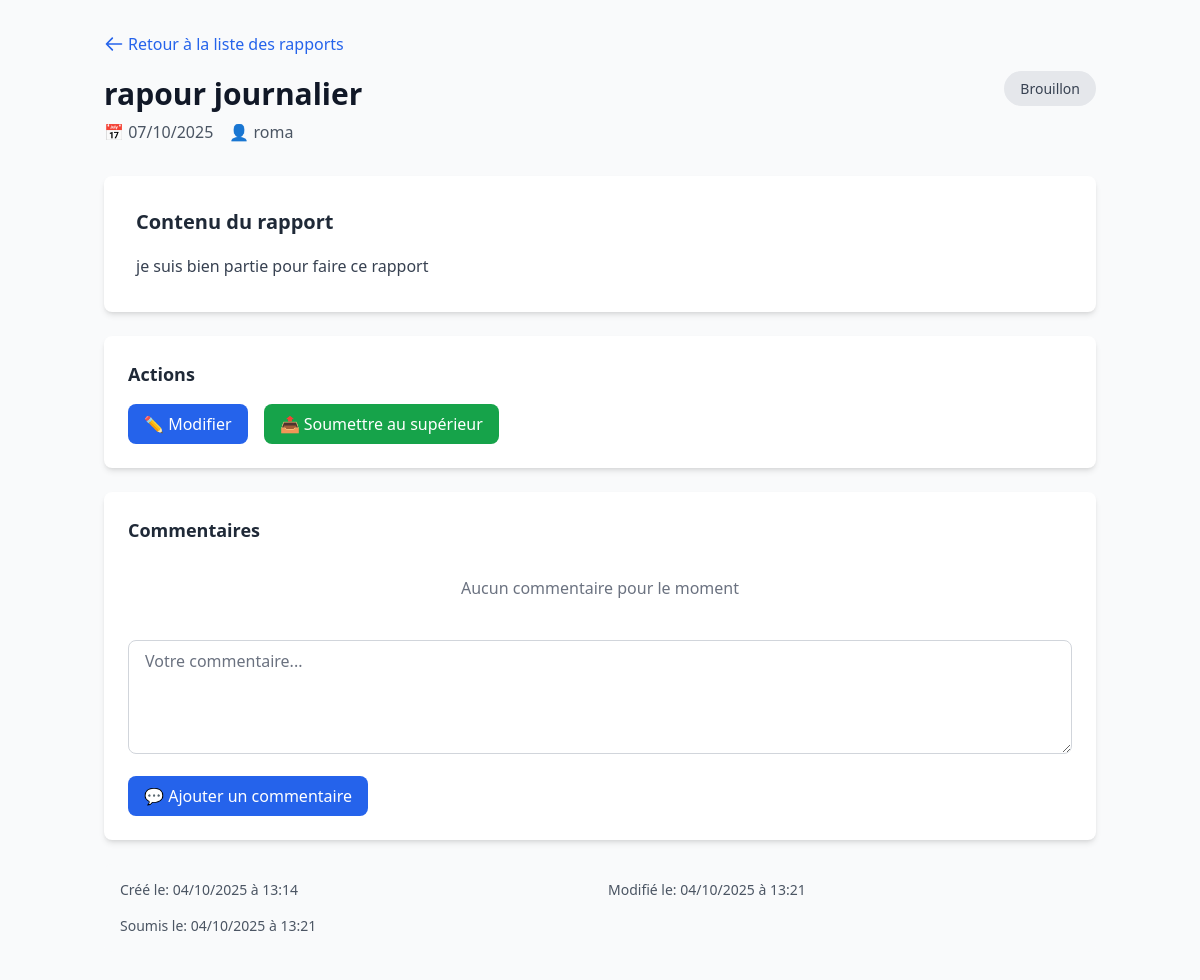
The page /gestions-budget/resumes/t57f1GTctMOkVxCOB8Ob/yYTd6ycezPXccq2Hd3dz4wMEH/ (signed in) on the database its author committed.
### resume/models.py (models this page shows, shortened)
class Resume(models.Model):
    pid = models.CharField(
        max_length=100,
        unique=True,
        help_text="Identifiant unique du rapport"
    )
    title = models.CharField(
        max_length=200,
        verbose_name='Titre'
    )
    content = RichTextField(
        verbose_name='Contenu du rapport',
        help_text='Décrivez les activités et réalisations de la journée',
        config_name='default'
    )
    date_resume = models.DateField(
        verbose_name='Date du rapport',
        help_text='Date de la journée rapportée'
    )
    status = models.CharField(
        max_length=20,
        choices=STATUS_CHOICES,
        default='draft',
        verbose_name='Statut'
    )
    budget_sheet = models.ForeignKey(
        BudgetSheet,
        on_delete=models.CASCADE,
        related_name='resumes',
        verbose_name='Feuille de budget'
    )
    author = models.ForeignKey(
        Profile,
        on_delete=models.CASCADE,
        related_name='resumes_authored',
        verbose_name='Auteur'
    )
    destinataire = models.ForeignKey(
        Profile,
        on_delete=models.SET_NULL,
        null=True,
        blank=True,
        related_name='resumes_received',
        verbose_name='Destinataire (supérieur)'
    )
    created_at = models.DateTimeField(auto_now_add=True)
    updated_at = models.DateTimeField(auto_now=True)
    submitted_at = models.DateTimeField(
        null=True,
        blank=True,
        verbose_name='Date de soumission'
    )
    validated_at = models.DateTimeField(
        null=True,
        blank=True,
        verbose_name='Date de validation'
    )
    class Meta:
        verbose_name = 'Rapport journalier'
        verbose_name_plural = 'Rapports journaliers'
        ordering = ['-date_resume', '-created_at']
        unique_together = ['author', 'budget_sheet', 'date_resume']

### customuser/models.py (models this page shows)
class Profile(models.Model):
    user = models.OneToOneField(Users, on_delete=models.CASCADE)
    bio = models.CharField(max_length=100, null=True, blank=True)
    pid = models.UUIDField(auto_created=True, default=uuid.uuid4, unique=True, editable=False)
    last_name = models.CharField(max_length=100, default="", blank=True , null=True)
    first_name = models.CharField(max_length=100, default="", blank=True , null=True)
    tel = models.CharField(max_length=25)
    tel2 = models.CharField(max_length=100, default="", blank=True , null=True)
    pays = models.CharField(max_length=100, default="", blank=True , null=True)
    ville = models.CharField(max_length=100, default="", blank=True , null=True)
    addresse = models.CharField(max_length=100, default="", blank=True , null=True)
    created_at = models.DateTimeField(auto_now_add=True)
    update_at = models.DateTimeField(auto_now=True)
    def __str__(self):
        return self.user.username

### resume/views.py (the view)
# urls.py: path('<str:pid_sheet>/<str:pid_resume>/', views.resume_detail, name='resume_detail'),
@login_required
def resume_detail(request, pid_sheet, pid_resume):
    budget_sheet = get_object_or_404(BudgetSheet, pid=pid_sheet)
    resume = get_object_or_404(Resume, pid=pid_resume, budget_sheet=budget_sheet)
    can_view = (
        resume.author == request.user.profile or
        resume.destinataire == request.user.profile or
        budget_sheet.user == request.user.profile
    )
    if not can_view:
        messages.error(request, "Vous n'avez pas accès à ce résumé.")
        return redirect('resume:resume_list', pid_sheet=pid_sheet)
    comment_form = CommentResumeForm()
    context = {
        'budget_sheet': budget_sheet,
        'resume': resume,
        'comment_form': comment_form,
        'can_validate': resume.destinataire == request.user.profile,
        'is_author': resume.author == request.user.profile,
    }
    return render(request, 'resume/resume_detail.html', context)

### resume/forms.py
class CommentResumeForm(forms.ModelForm):
    class Meta:
        model = CommentResume
        fields = ['content']
        widgets = {
            'content': forms.Textarea(attrs={
                'class': 'w-full px-4 py-2 border border-gray-300 rounded-lg focus:ring-2 focus:ring-blue-500 focus:border-transparent',
                'rows': 4,
                'placeholder': 'Votre commentaire...'
            }),
        }
        labels = {
            'content': 'Commentaire',
        }

### resume/templates/resume/resume_detail.html (shortened to what this page needs)
{% extends "resume/base.html" %}
{% load static %}
{% block resume_content %}
<div class="container mx-auto px-4 py-8 max-w-5xl" x-data="{ showEditSlide: false }">
    <div class="mb-4">
        <a href="{% url 'resume:resume_list' budget_sheet.pid %}"
           class="inline-flex items-center text-blue-600 hover:text-blue-800 hover:underline">
            <svg class="w-5 h-5 mr-1" fill="none" stroke="currentColor" viewBox="0 0 24 24">
                <path stroke-linecap="round" stroke-linejoin="round" stroke-width="2" d="M10 19l-7-7m0 0l7-7m-7 7h18"/>
            </svg>
            Retour à la liste des rapports
        </a>
    </div>
    <div class="mb-8">
        <div class="flex justify-between items-start">
            <div>
                <h1 class="text-3xl font-bold text-gray-900 mb-2">{{ resume.title }}</h1>
                <div class="flex items-center gap-4 text-gray-600">
                    <span>📅 {{ resume.date_resume|date:"d/m/Y" }}</span>
                    <span>👤 {{ resume.author }}</span>
                </div>
            </div>
            <div>
                <span class="px-4 py-2 rounded-full text-sm font-medium
                    {% if resume.status == 'draft' %}bg-gray-200 text-gray-700
                    {% elif resume.status == 'submitted' %}bg-yellow-200 text-yellow-800
                    {% elif resume.status == 'validated' %}bg-green-200 text-green-800
                    {% elif resume.status == 'rejected' %}bg-red-200 text-red-800
                    {% endif %}">
                    {{ resume.get_status_display }}
                </span>
            </div>
        </div>
    </div>
    <div class="bg-white rounded-lg shadow-md p-8 mb-6">
        <h2 class="text-xl font-semibold text-gray-800 mb-4">Contenu du rapport</h2>
        <div class="prose max-w-none text-gray-700">
            {{ resume.content|safe }}
        </div>
    </div>
    {% if is_author and resume.status == 'draft' %}
    <div class="bg-white rounded-lg shadow-md p-6 mb-6" x-data="{ showSubmitModal: false }">
        <h3 class="text-lg font-semibold text-gray-800 mb-4">Actions</h3>
        <div class="flex gap-4">
            <button @click="showEditSlide = true"
                    class="px-4 py-2 bg-blue-600 text-white rounded-lg hover:bg-blue-700 transition">
                ✏️ Modifier
            </button>
            <button @click="showSubmitModal = true"
                    class="px-4 py-2 bg-green-600 text-white rounded-lg hover:bg-green-700 transition">
                📤 Soumettre au supérieur
            </button>
        </div>
    </div>
    {% endif %}
    <div class="bg-white rounded-lg shadow-md p-6">
        <h3 class="text-lg font-semibold text-gray-800 mb-4">Commentaires</h3>
        <div class="space-y-4 mb-6" id="comments-list">
            {% for comment in resume.comments.all %}
            <div class="border-l-4 border-blue-500 pl-4 py-2">
                <div class="flex justify-between items-start mb-2">
                    <span class="font-medium text-gray-900">{{ comment.author }}</span>
                    <span class="text-sm text-gray-500">{{ comment.created_at|date:"d/m/Y H:i" }}</span>
                </div>
                <p class="text-gray-700">{{ comment.content|safe }}</p>
            </div>
            {% empty %}
            <p class="text-gray-500 text-center py-4">Aucun commentaire pour le moment</p>
            {% endfor %}
        </div>
        <form method="post" action="{% url 'resume:comment_create' budget_sheet.pid resume.pid %}"
              hx-post="{% url 'resume:comment_create' budget_sheet.pid resume.pid %}"
              hx-target="#comments-list" hx-swap="beforeend">
            <div class="mb-4">
                {{ comment_form.content }}
            </div>
            <button type="submit"
                    class="px-4 py-2 bg-blue-600 text-white rounded-lg hover:bg-blue-700 transition">
                💬 Ajouter un commentaire
            </button>
        </form>
    </div>
    <div class="mt-6 bg-gray-50 rounded-lg p-4 text-sm text-gray-600">
        <div class="grid grid-cols-2 gap-4">
            <div>
                <span class="font-medium">Créé le:</span> {{ resume.created_at|date:"d/m/Y à H:i" }}
            </div>
            <div>
                <span class="font-medium">Modifié le:</span> {{ resume.updated_at|date:"d/m/Y à H:i" }}
            </div>
            {% if resume.submitted_at %}
            <div>
                <span class="font-medium">Soumis le:</span> {{ resume.submitted_at|date:"d/m/Y à H:i" }}
            </div>
            {% endif %}
        </div>
    </div>
</div>
{% endblock %}

### rows shown on the page
Resume: title "rapour journalier", date_resume "07/10/2025", author "roma", status "Brouillon", content "je suis bien partie pour faire ce rapport", created_at "04/10/2025 à 13:14", updated_at "04/10/2025 à 13:21", submitted_at "04/10/2025 à 13:21"
